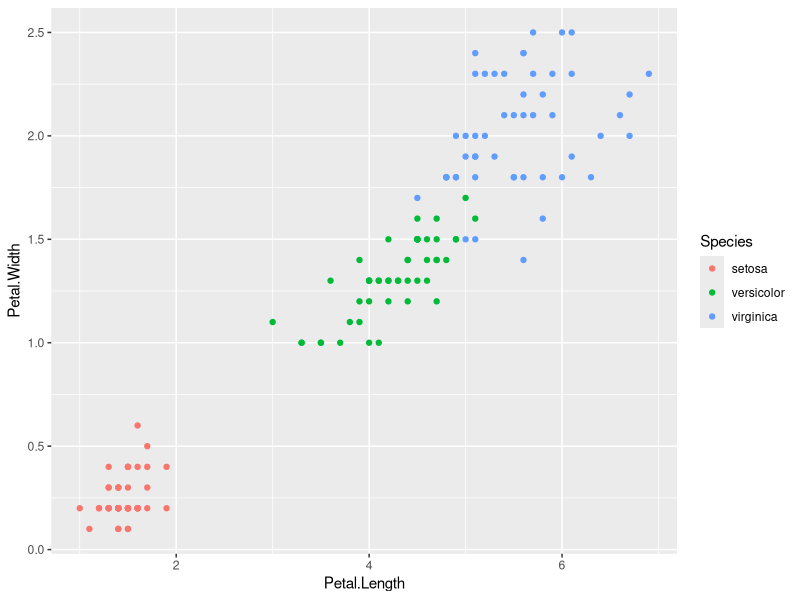
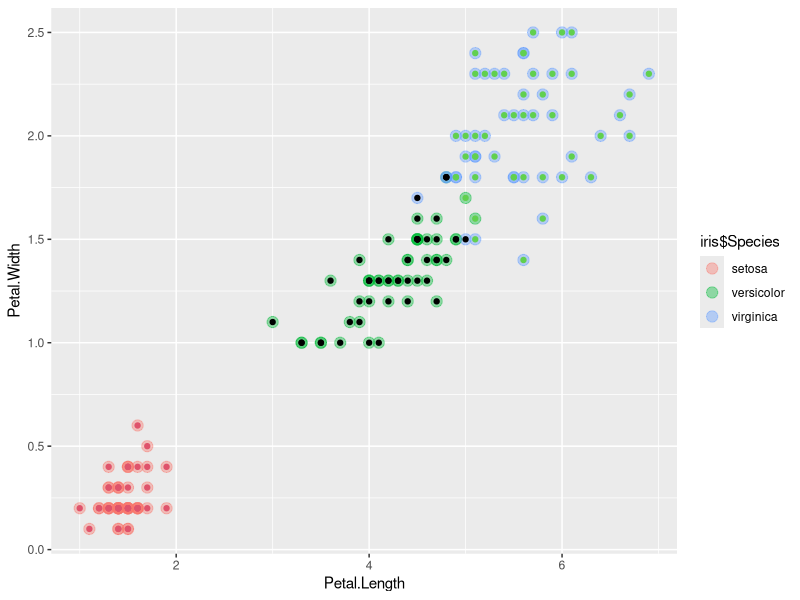
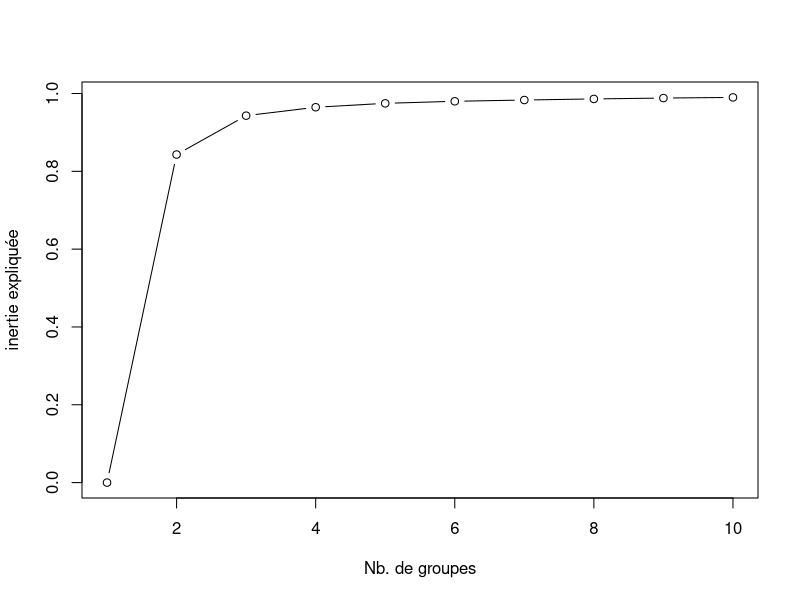

The R source for these figures, in order:
## ---- chunk 1
knitr::opts_chunk$set(echo = TRUE)
## ---- chunk 2
library(datasets)
head(iris) 
library(ggplot2) # Cette librairie permet d'obtenir des graphiques plus soignés
ggplot(iris, aes(Petal.Length, Petal.Width, color = Species)) + geom_point()
## ---- chunk 3
petales<-iris[,3:4]
groupes.kmeans<-kmeans(petales, centers= 3,nstart=20)  
groupes.kmeans$cluster  
## ---- chunk 4
groupes.kmeans$withinss # Il s'agit de l'inertie intraclasse de chaque classe
groupes.kmeans$tot.withinss  # Il s'agit de l'inertie intraclasse (totale)
groupes.kmeans$betweenss # On obtient l'inertie interclasse
groupes.kmeans$size # on obtient l'effectif de chaque classe.
groupes.kmeans$betweenss/groupes.kmeans$totss
## ---- chunk 5
table(groupes.kmeans$cluster, iris$Species)
## ---- chunk 6
ggplot(iris, aes(Petal.Length, Petal.Width, color = iris$Species)) + 
  geom_point(alpha = 0.4, size = 3.5) + geom_point(col = groupes.kmeans$cluster)
## ---- chunk 7
inertie.expl<-rep(0,times=10)
for(k in 1:10){
  clus<-kmeans(petales,centers=k,nstart=20)
  inertie.expl[k]<-clus$betweenss/clus$totss
}
plot(1:10,inertie.expl,type="b",xlab="Nb. de groupes", ylab="inertie expliquée")
